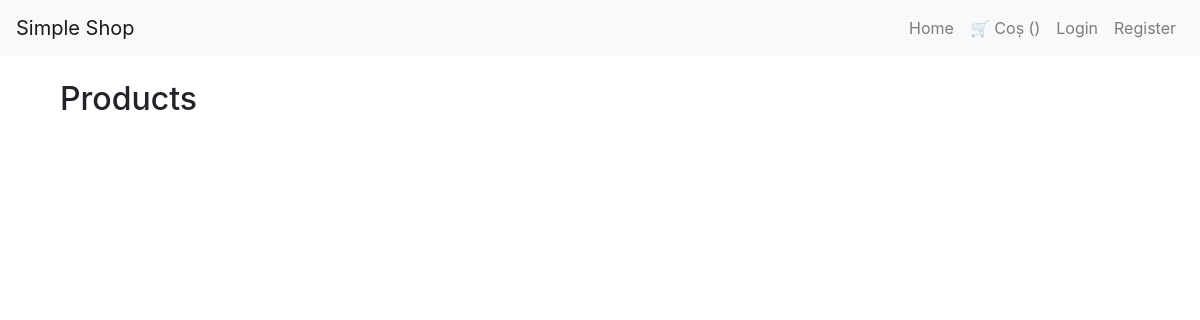
Before: / with the older database file.
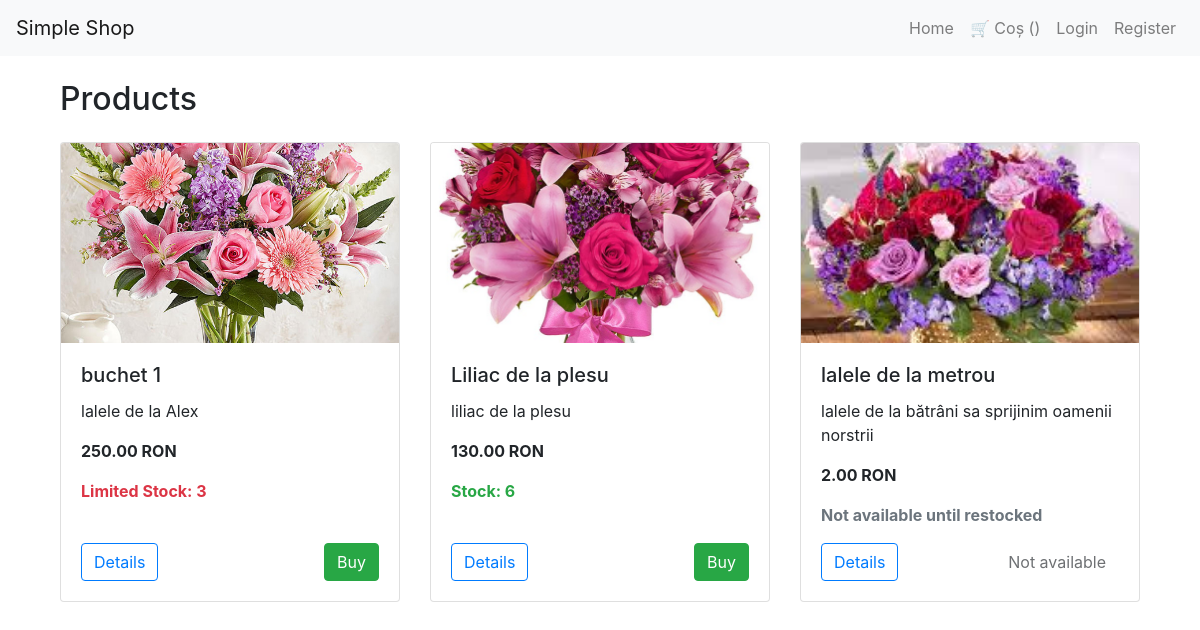
After: the same page with the newer database file.
### shop/models.py (models this page shows, shortened)
class Product(models.Model):
    name = models.CharField(max_length=100)
    price = models.DecimalField(max_digits=8, decimal_places=2)
    description = models.TextField(blank=True)
    image = models.ImageField(upload_to='product_images/', blank=True, null=True)
    stock = models.PositiveIntegerField(default=0)

### shop/views.py (the view)
# urls.py: path('', views.product_list, name='product_list'),
def product_list(request):
    products = Product.objects.all()
    return render(request, 'shop/product_list.html', {'products': products})

### shop/templates/shop/product_list.html (shortened to what this page needs)
{% extends "shop/base.html" %}
{% block content %}
<div class="container mt-4">
  <h2 class="mb-4">Products</h2>
  <div class="row">
    {% for product in products %}
      <div class="col-md-4 mb-4">
        <div class="card h-100">
          {% if product.image %}
            <div class="card-img-top {% if product.stock == 0 %}out-of-stock{% endif %}"
                 style="height: 200px; background-image: url('{{ product.image.url }}'); background-size: cover; background-position: center;">
            </div>
          {% else %}
            <div class="card-img-top" style="height:200px; background-color:#f8f9fa; display:flex; align-items:center; justify-content:center;">
              <span>No image available</span>
            </div>
          {% endif %}
          <div class="card-body d-flex flex-column">
            <h5 class="card-title">{{ product.name }}</h5>
            <p class="card-text">{{ product.description|truncatewords:20 }}</p>
            <p class="card-text"><strong>{{ product.price }} RON</strong></p>
            {% if product.stock > 0 %}
              {% if product.stock <= 3 %}
                <p class="text-danger"><strong>Limited Stock: {{ product.stock }}</strong></p>
              {% else %}
                <p class="text-success"><strong>Stock: {{ product.stock }}</strong></p>
              {% endif %}
            {% else %}
              <p class="text-muted"><strong>Not available until restocked</strong></p>
            {% endif %}
            <div class="mt-auto d-flex justify-content-between">
              <a href="{% url 'shop:product_detail' product.id %}" class="btn btn-outline-primary">Details</a>
              {% if product.stock > 0 %}
                <a href="{% url 'shop:add_to_cart' product.id %}" class="btn btn-success">Buy</a>
              {% else %}
                <button class="btn btn-disabled" disabled>Not available</button>
              {% endif %}
            </div>
          </div>
        </div>
      </div>
    {% endfor %}
  </div>
</div>
{% endblock %}

### shop/templates/shop/base.html (shortened to what this page needs)
{% load cart_extras %}
<!DOCTYPE html>
<html lang="en">
<head>
    <link rel="stylesheet" href="https://stackpath.bootstrapcdn.com/bootstrap/4.5.2/css/bootstrap.min.css">
</head>
<body>
<nav class="navbar navbar-expand-lg navbar-light bg-light">
    <a class="navbar-brand" href="{% url 'shop:product_list' %}">Simple Shop</a>
    <div class="collapse navbar-collapse" id="navbarNav">
        <ul class="navbar-nav ml-auto">
            <li class="nav-item">
                <a class="nav-link" href="{% url 'shop:product_list' %}">Home</a>
            </li>
            <li class="nav-item">
                <a class="nav-link" href="{% url 'shop:cart' %}">
                    🛒 Coș ({{ cart_count }})
                </a>
            </li>
            {% if user.is_authenticated %}
                <li class="nav-item">
                    <form method="post" action="{% url 'shop:logout' %}" style="display:inline;">
                        {% csrf_token %}
                        <button class="nav-link">
                            Logout
                        </button>
                    </form>
                </li>
                <li class="nav-item">
                    <span class="nav-link">Salut, {{ user.username }}</span>
                </li>
            {% else %}
                <li class="nav-item"><a class="nav-link" href="{% url 'shop:login' %}">Login</a></li>
                <li class="nav-item"><a class="nav-link" href="{% url 'shop:register' %}">Register</a></li>
            {% endif %}
        </ul>
    </div>
</nav>
<div class="container mt-4">
    {% block content %}{% endblock %}
</div>
</body>
</html>

Changed rows visible on the page:
added Product: image (picture), name "buchet 1", description "lalele de la Alex", price "250.00", stock "3", shows "Buy"
added Product: image (picture), name "Liliac de la plesu", description "liliac de la plesu", price "130.00", stock "6", shows "Buy"
added Product: image (picture), name "lalele de la metrou", description "lalele de la bătrâni sa sprijinim oamenii norstrii", price "2.00", stock "Not available until restocked"
